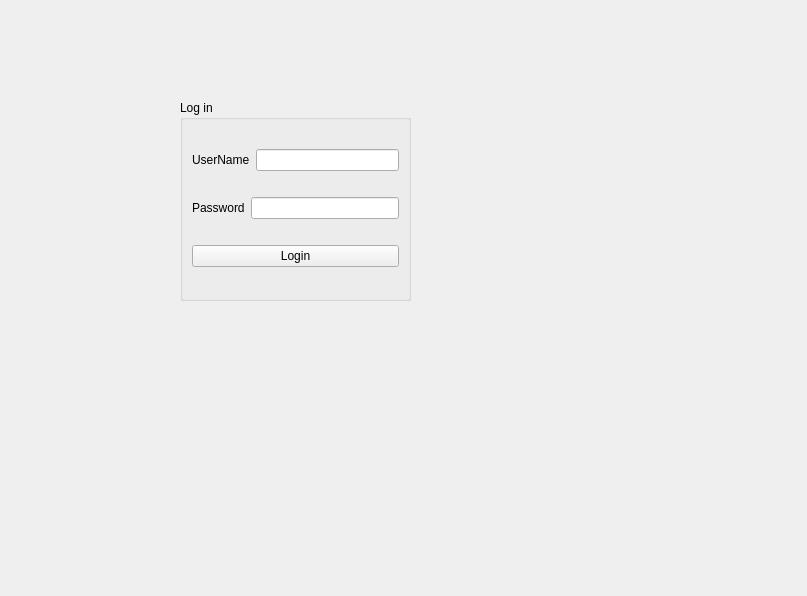
<?xml version="1.0" encoding="UTF-8"?>
<ui version="4.0">
 <class>MainWindow</class>
 <widget class="QWidget" name="MainWindow">
  <property name="geometry">
   <rect>
    <x>0</x>
    <y>0</y>
    <width>807</width>
    <height>596</height>
   </rect>
  </property>
  <property name="windowTitle">
   <string>Form</string>
  </property>
  <widget class="QGroupBox" name="groupBox">
   <property name="geometry">
    <rect>
     <x>180</x>
     <y>100</y>
     <width>231</width>
     <height>201</height>
    </rect>
   </property>
   <property name="title">
    <string>Log in</string>
   </property>
   <layout class="QVBoxLayout" name="verticalLayout">
    <item>
     <layout class="QHBoxLayout" name="horizontalLayout">
      <item>
       <widget class="QLabel" name="label">
        <property name="text">
         <string>UserName</string>
        </property>
       </widget>
      </item>
      <item>
       <widget class="QLineEdit" name="UsernameEdit"/>
      </item>
     </layout>
    </item>
    <item>
     <layout class="QHBoxLayout" name="horizontalLayout_2">
      <item>
       <widget class="QLabel" name="label_2">
        <property name="text">
         <string>Password</string>
        </property>
       </widget>
      </item>
      <item>
       <widget class="QLineEdit" name="PasswordEdit"/>
      </item>
     </layout>
    </item>
    <item>
     <widget class="QPushButton" name="LoginButton">
      <property name="text">
       <string>Login</string>
      </property>
     </widget>
    </item>
   </layout>
  </widget>
 </widget>
 <resources/>
 <connections/>
</ui>
